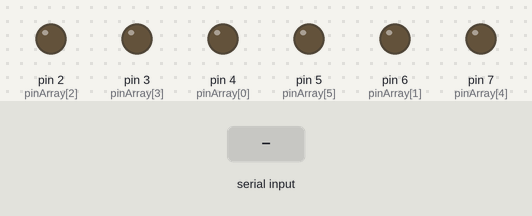
A sketch run on a simulated Arduino Uno, built with avr-gcc and run on an emulated ATmega328P. Shown: output pins drawn as LEDs (lit = HIGH). Inputs (shaded band) come from the test bench.

Above: at 1.2 s.
1.3 s: byte 30 received over Serial
At 2.6 s:
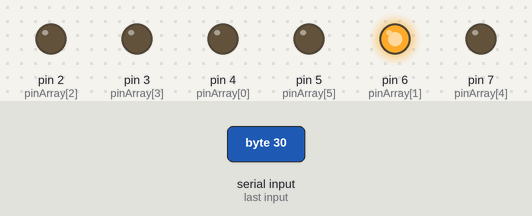
At 3.6 s:
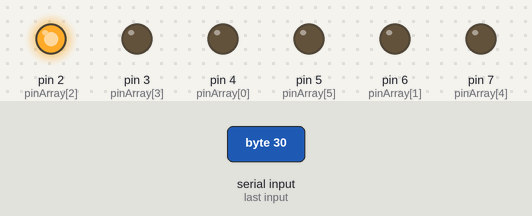
Timing chart, 0 to 9.3 s (numbered marks = the images above; inputs shaded):
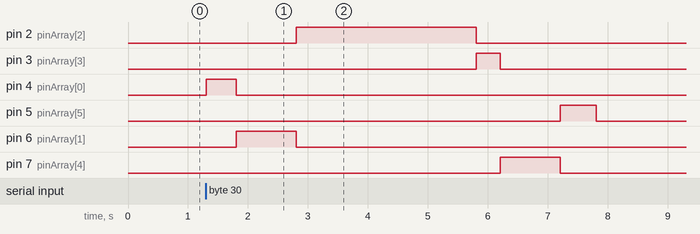

Measured:
- after the input at 1.3 s, pin 2 (pinArray[2]): LOW → HIGH after 1.5 s, → LOW 3.0 s later; pin 3 (pinArray[3]): LOW → HIGH after 4.5 s, → LOW 0.40 s later; pin 4 (pinArray[0]): LOW → HIGH at once, → LOW 0.50 s later; pin 5 (pinArray[5]): LOW → HIGH after 5.9 s, → LOW 0.60 s later; pin 6 (pinArray[1]): LOW → HIGH after 0.50 s, → LOW 1.0 s later

The sketch:

sketch_nov13a.ino
```cpp
int pinArray[] = {4, 6, 2, 3, 7, 5};
int timeOut[] = {500, 1000, 3000, 400, 1000, 600};

void setup() {
  // put your setup code here, to run once:
  Serial.begin(9600);
  for (int i = 0; i < 6; i++) {
    pinMode(pinArray[i], OUTPUT);
  }
}

void loop() {
  // put your main code here, to run repeatedly:
  if (Serial.available() > 0) {
    int data = Serial.read();
    for (int i = 0; i < 6; i++) {
      digitalWrite(pinArray[i], HIGH);
      delay(timeOut[i]);
      digitalWrite(pinArray[i], LOW);
    }
  }
}
```
